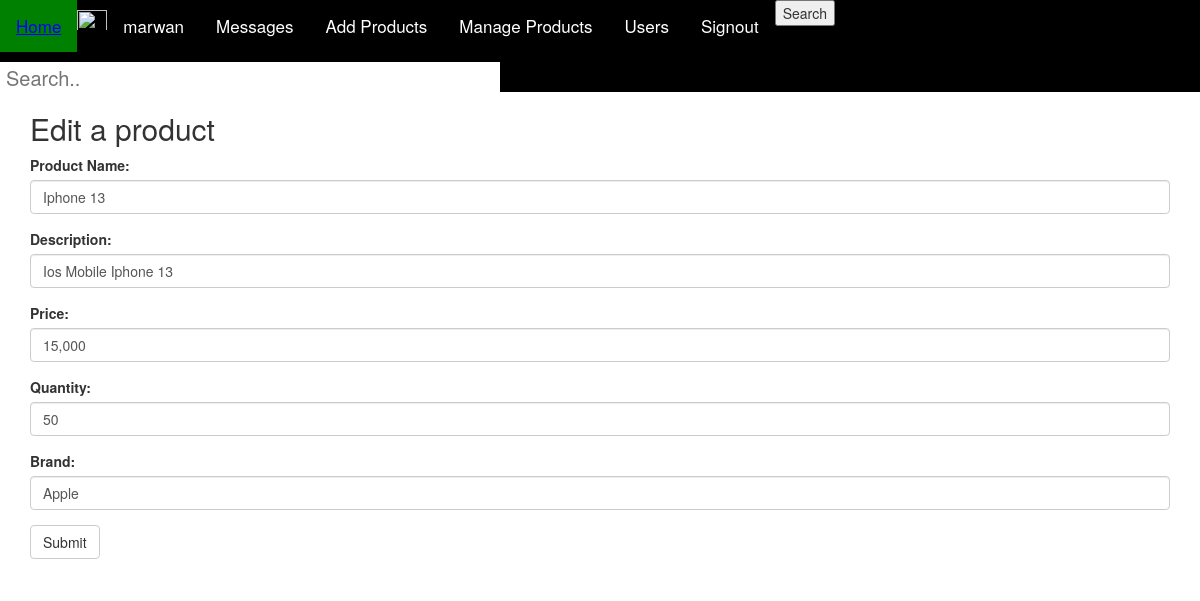
Page /editproduct.php?X=1 (signed in) on the earlier database version.
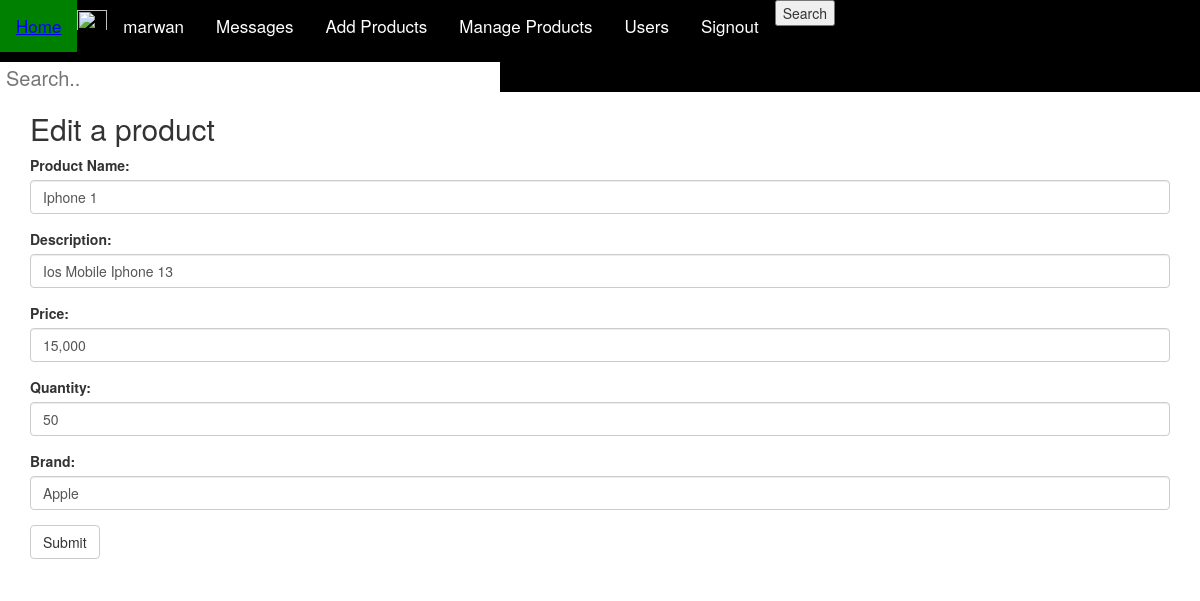
Same page on the later database version.
### tables this page shows
CREATE TABLE `products` (
  `ID` int(11) NOT NULL,
  `Name` varchar(255) NOT NULL,
  `Description` varchar(255) NOT NULL,
  `Price` varchar(255) NOT NULL,
  `Quantity` int(11) NOT NULL,
  `Image` varchar(255) NOT NULL,
  `Brand` varchar(255) NOT NULL
);

### editproduct.php (the view, shortened to what this page needs)
<?php
include "menu.php";
       $servername = "localhost";
       $username = "root";
       $password = "";
       $dbname = "project1";
       $conn = mysqli_connect($servername,$username,$password,$dbname);
       $sql="select * from products where ID = '".$_GET['X']."'";
       $result = mysqli_query($conn,$sql);
	while($row=mysqli_fetch_array($result))
	{
              $Name=$row[1];
              $Description=$row[2];
              $Price=$row[3];
              $Quantity=$row[4];
              $Brand=$row[6];
    }
?>
<html>
<head>
	<link rel="stylesheet" type="text/css" href="menu.css">
	<link rel="stylesheet" href="https://maxcdn.bootstrapcdn.com/bootstrap/3.3.7/css/bootstrap.min.css">
</head>
<div class="container">
	<h2>Edit a product</h2>
	<form method="POST" action = "">
		<div class="form-group">
            <label for="productname">Product Name:</label>
            <input type="text" class="form-control" id="productname" value="<?php echo $Name;?>" name="productname">
		</div>
		<div class="form-group">
        <label for="description">Description:</label>
		<input type="text" class="form-control" id="description" value="<?php echo $Description;?>" name="description">
	    </div>
        <div class="form-group">
			<label for="price">Price:</label>
			<input type="text" class="form-control" id="price" value="<?php echo $Price;?>" name="price">
		</div>
	<div class="form-group">
		<label for="quantity">Quantity:</label>
		<input type="text" class="form-control" id="quantity" value="<?php echo $Quantity;?>" name="quantity">
	</div>
		<div class="form-group">
			<label for="brand"> Brand:</label>
			<input type="text" class="form-control" id="brand" value="<?php echo $Brand;?>" name="brand">
    </div>
<button type="submit" value="submit" name="submit" class="btn btn-default">Submit</button>
	</form>
</div>
</html>

Differences in the rows shown:
changed products "Ios Mobile Iphone 13": productname "Iphone 13" → "Iphone 1"
